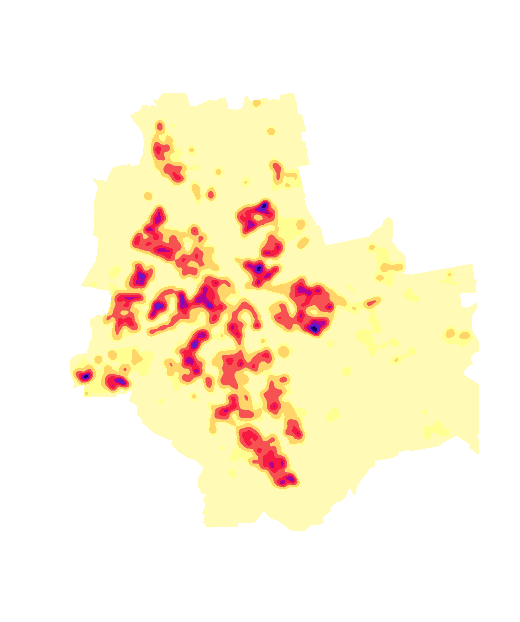
#> input picture docs/raw_image_data.png, 520 x 622 px
$ python code.py
#> lines starting #> are read from the running program, lines starting #| are printed output that depends on the picture
from PIL import Image
import numpy as np
import json
#import matplotlib.pyplot as plt

img = Image.open("raw_image_data.png")
#> img is the input picture: PIL image 520x622 RGBA; mean R, G, B, A 254.2, 243.6, 220.6, 255

img = img.convert("RGB")
#> img: PIL image 520x622 RGB

colors = [
    (25, 0, 117),
    (93, 26, 201),
    (176, 0, 150),
    (247, 25, 66),
    (247, 82, 82),
    (237, 149, 104),
    (255, 212, 105),
    (255, 255, 145),
    (255, 250, 181),
    (255, 255, 235),
    (255, 255, 255)
]

populacja_waw = 1765000

left = 20.852142
right = 21.257111
top = 52.366347
bottom = 52.100750

color_values = list(range(10, -1, -1))

color_to_value = {color: value for color, value in zip(colors, color_values)}

def find_closest_color_and_value(pixel):
    pixel_array = np.array(pixel)
    color_array = np.array(colors)
    distances = np.sqrt(np.sum((color_array - pixel_array) ** 2, axis=1))
    closest_color_index = np.argmin(distances)
    closest_color = colors[closest_color_index]
    value = color_to_value[closest_color]
    return value

width, height = img.size
#> width = 520; height = 622
image_values = np.zeros((height, width), dtype=int)
for y in range(height):
    for x in range(width):
        pixel = img.getpixel((x, y))
        value = find_closest_color_and_value(pixel)
        image_values[y, x] = value
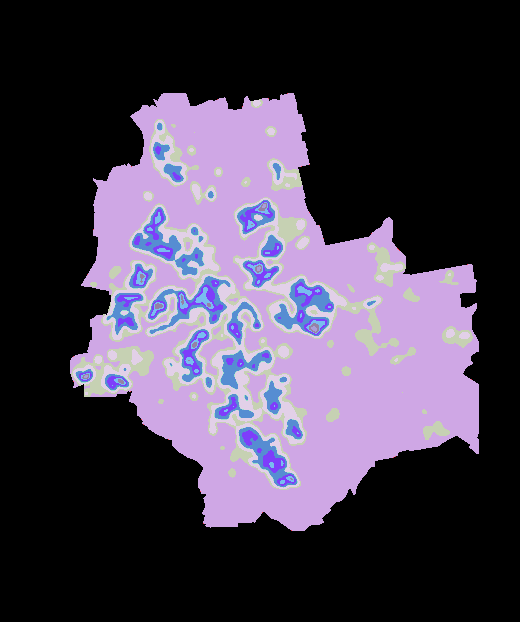
#> image_values: shape (622, 520) int64; 11 distinct labels, from 0 to 10; one colour per label, 0 black

#np.set_printoptions(threshold=np.inf)
#print(image_values)

image_values = image_values[~np.all(image_values == 0, axis=1)]
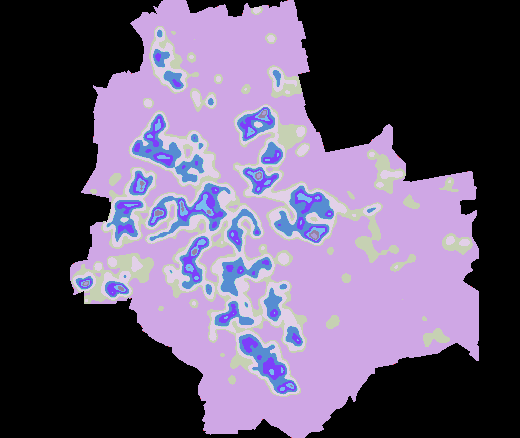
#> image_values: shape (438, 520) int64; 11 distinct labels, from 0 to 10; one colour per label, 0 black
image_values = image_values[:, ~np.all(image_values == 0, axis=0)]
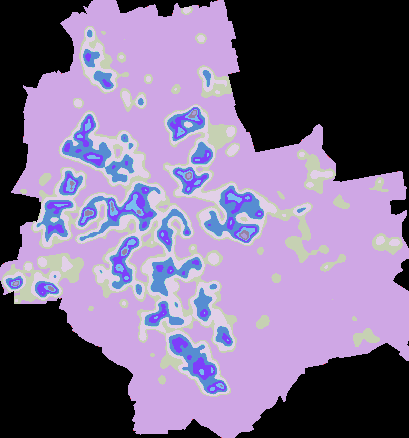
#> image_values: shape (438, 409) int64; 11 distinct labels, from 0 to 10; one colour per label, 0 black

#plt.imshow(image_values, cmap='gray')
#plt.axis('off')
#plt.show()

height, width = image_values.shape

lr = round( (right - left) / width , 6)
tb = round( (top - bottom) / height , 6)

#print(lr)
#print(tb)

support = []

y = top
for row in image_values:
    x = left
    for pixel in row:
        support.append([pixel, round(x,6), round(y,6)])
        x += lr
    y -= tb

#print(support)

count = 0
for record in support:
    count += record[0]
#> this loop made 179142 passes
#> record on passes 1 to 3: [0, 20.85, 52.37], [0, 20.85, 52.37], [0, 20.85, 52.37]

ppl_per_point = round(populacja_waw / count, 0)

#print(ppl_per_point)

for record in support:
    record[0] = record[0] * ppl_per_point
#print(support)

final = []
for record in support:
    if(record[0] != 0):
        final.append(record)

data = [{
    "coordinates": {
        "lon": record[1],
        "lat": record[2]
    },
    "population": record[0]
} for record in final]

#print(data)

with open('population_density.json', 'w') as json_file:
    json.dump(data, json_file, indent=2)
